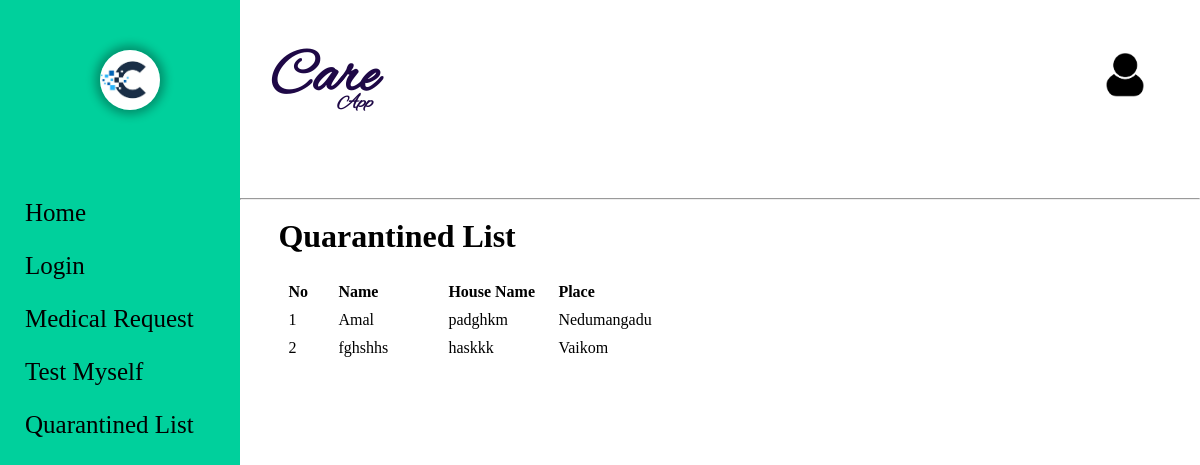
Page /ViewQuarantine.php on the committed database.
### tables this page shows
CREATE TABLE `user` (
  `U_id` int(5) NOT NULL,
  `L_id` int(5) NOT NULL,
  `name` varchar(20) NOT NULL,
  `hname` varchar(20) NOT NULL,
  `sd_id` int(5) NOT NULL,
  `dob` varchar(10) NOT NULL,
  `gender` varchar(10) NOT NULL
);

CREATE TABLE `subdist` (
  `sd_id` int(5) NOT NULL,
  `dt_id` int(2) NOT NULL,
  `sd_name` varchar(20) NOT NULL,
  `status` tinyint(1) NOT NULL DEFAULT 1
);

### ViewQuarantine.php (the view, shortened to what this page needs)
<!DOCTYPE html>
<html lang="en">
<head>
	<link rel="stylesheet" type="text/css" href="css\registration.css" />
</head>
<body>
	<?php require("Leftbar.php"); ?>
	<div class="right_cont" style="{background-color: rgb(232, 232, 232);}">
		<?php require("Topbar.php"); ?>
		<br><h1 style="margin-left:4%;">Quarantined List</h1><br>
		<table class="cart" cellpadding="5" cellspacing="10">
			<tbody>
			<tr>
				<th style="text-align:left;" width="40px">No</th>
				<th style="text-align:left;" width="100px">Name</th>
				<th style="text-align:left;" width="100px">House Name</th>
				<th style="text-align:left;" width="100px">Place</th>
			</tr>
			<?php
				$counter = 0;
				$con=mysqli_connect("localhost","root","","care_app")or die("couldn't connect");
				$query="select * from user";
				$result =mysqli_query($con,$query);
				while($row=mysqli_fetch_array($result))
				{?>
					<tr>
					<td><?php echo ++$counter ?></td>
					<td><?php echo $row['name'] ?></td>
					<td><?php echo $row['hname'] ?></td>
					<?php
					$id=$row['sd_id'];
					$quer="select * from subdist where sd_id=$id";
					$resl =mysqli_query($con,$quer);
					$ro=mysqli_fetch_array($resl);
					?>
						<td><?php echo $ro['sd_name'] ?></td>
					</tr>
					<?php
				}
			?>
	</div>
</body>
</html>

### css/registration.css (style rules this page uses)
body { background-color:whitesmoke; background-attachment:fixed; margin: 0px; }
h1 { margin-top: 0%; }

### css/home.css (style rules this page uses)
* { margin:0; padding:0; transition: .5s ease-out; }
.right_cont { width:80%; height:100vh; float:left; background-color: white; }

### ViewQuarantine.php (style rules this page uses)
table { margin-left:4%; }

### rows in the picture
user: name "Amal", hname "padghkm", sd.sd_name "Nedumangadu"
user: name "fghshhs", hname "haskkk", sd.sd_name "Vaikom"
